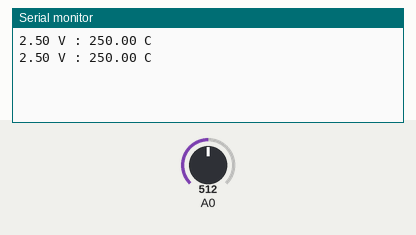
This sketch was run on a simulated Arduino Mega 2560, built with avr-gcc and run on an emulated ATmega2560. Shown: the last lines printed to the serial monitor. The test bench sets the inputs (shaded band); at power-on: A0 = 512.

Above: at 1.8 s.
1.9 s: A0 set to 716
At 2.7 s:
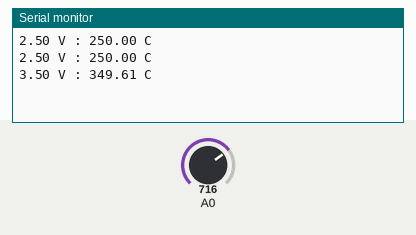
3.4 s: A0 set to 900
At 5.0 s:
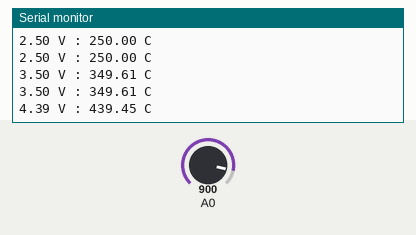
Timing chart, 0 to 6.5 s (numbered marks = the images above; inputs shaded):
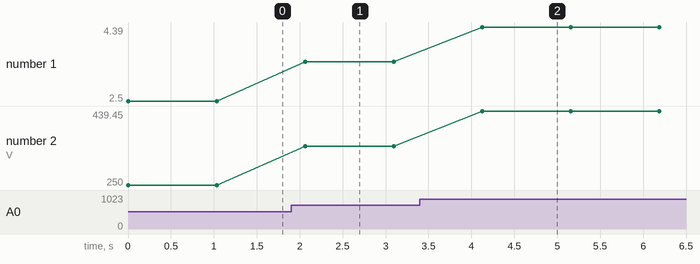

Measured:
- after the input at 1.9 s, the serial monitor: prints a new line after 0.16 s (image 1)
- after the input at 3.4 s, the serial monitor: prints a new line after 0.73 s (image 2)
- plotted number 1: 2.5 → 3.5 after the input at 1.9 s, 3.5 → 4.39 after the input at 3.4 s
- plotted number 2: 250 → 349.61 after the input at 1.9 s, 349.61 → 439.45 after the input at 3.4 s

The sketch:

HW10_board1.ino
```cpp
// HW10_board1_202255513
 /* 온도측정 및 송신
 * MEGA 2560의 UART Serial 통신을 사용
 * 하나의 보드에서 온도센서를 통해 온도를 측정해 1초 간격으로 다른 보드에 온도값 전송
 */

#include <SoftwareSerial.h>
// SoftwareSerial(RX, TX) 형식으로 메가2560의 핀과 교차하여 연결한다.
SoftwareSerial mySerial(4,5);

//온도 감지및 송신 보드
void setup() {
  mySerial.begin(9600); // 메가2560과의 시리얼 연결
  Serial.begin(9600); // 컴퓨터와의 시리얼 연결
}

float readTemperature() {
  // 온도 센서 읽기
  int reading = analogRead(A0);

  // ADC 반환값을 전압으로 변환
  float voltage = (reading * 5.0) / 1024.0;
  Serial.print (voltage);
  Serial.print (" V : ");

  // 전압에 100을 곱하면 섭씨 온도를 얻을 수 있다.
  float temp_C = voltage * 100;
  Serial.print(temp_C);
  Serial.print(" C\n");
  return temp_C;
}

void loop() {
  float retValue = readTemperature();
  String str = "Current temperature : "+String(retValue)+"\n";
  mySerial.print(str); //
  delay(1000);
}
```
